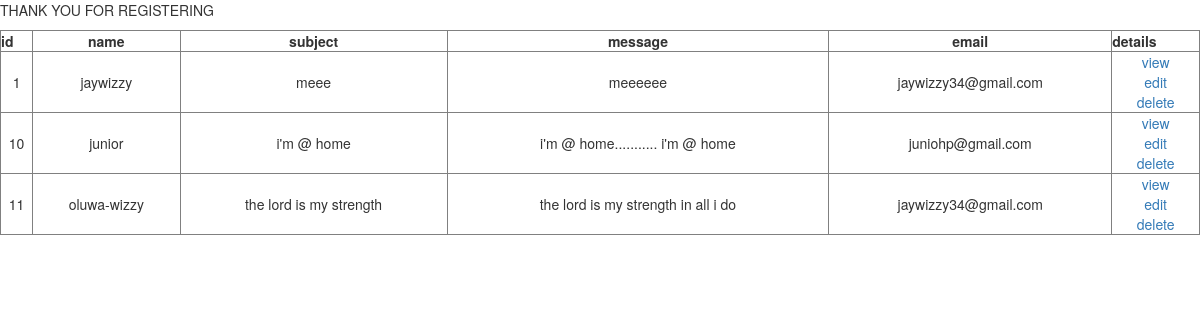
The app's page /info/ with its own data.
### students/models.py (models this page shows, shortened)
class Contact(models.Model):
	id=models.AutoField(primary_key=True)
	name=models.CharField(max_length=50)
	subject=models.CharField(max_length=50)
	message=models.CharField(max_length=250)
	email=models.EmailField(max_length=50)

### students/views.py (the view)
# urls.py: url(r'^info/$', "students.views.dam"),
def dam(request):
	display=Contact.objects.all()
	return render (request, 'contact.html',{"table":display})

### students/templates/contact.html (shortened to what this page needs)
<!DOCTYPE html>
<html>
{% load staticfiles %}
<head>
<link rel="stylesheet" type="text/css" href="{% static "css/bootstrap.css" %}">
</head>
<body>
<P>THANK YOU FOR REGISTERING </P>
	<table border="1px solid green" width="100%" class="table-">
		<thead>
			<th>id</th>
			<th><center>name</th>
			<th><center>subject</th>
			<th><center>message</th>
			<th><center>email</th>
			<th>details</th>
		</thead>
		<tbody>
			{% for all in table %}
			<tr class="danger">
				<td><center>{{all.id}}</td>
				<td ><center>{{all.name}}</center></td>
				<td><center>{{all.subject}}</td>
				<td><center>{{all.message}}</td>
				<td><center>{{all.email}}</td>
				<td>
					<center><a href="{% url 'show' all.id %}">view</a>
					<center><a href="{% url 'editing' all.id %} ">edit</a>
					<center><a href="{% url 'wizzo' all.id %}">delete</a>
				</td>
			</tr>
			{% endfor %}
		</tbody>
	</table>
</body>
</html>

### records on screen
Contact: id "1", name "jaywizzy", subject "meee", message "meeeeee", email "jaywizzy34@gmail.com"
Contact: id "10", name "junior", subject "i'm @ home", message "i'm @ home........... i'm @ home", email "juniohp@gmail.com"
Contact: id "11", name "oluwa-wizzy", subject "the lord is my strength", message "the lord is my strength in all i do", email "jaywizzy34@gmail.com"
